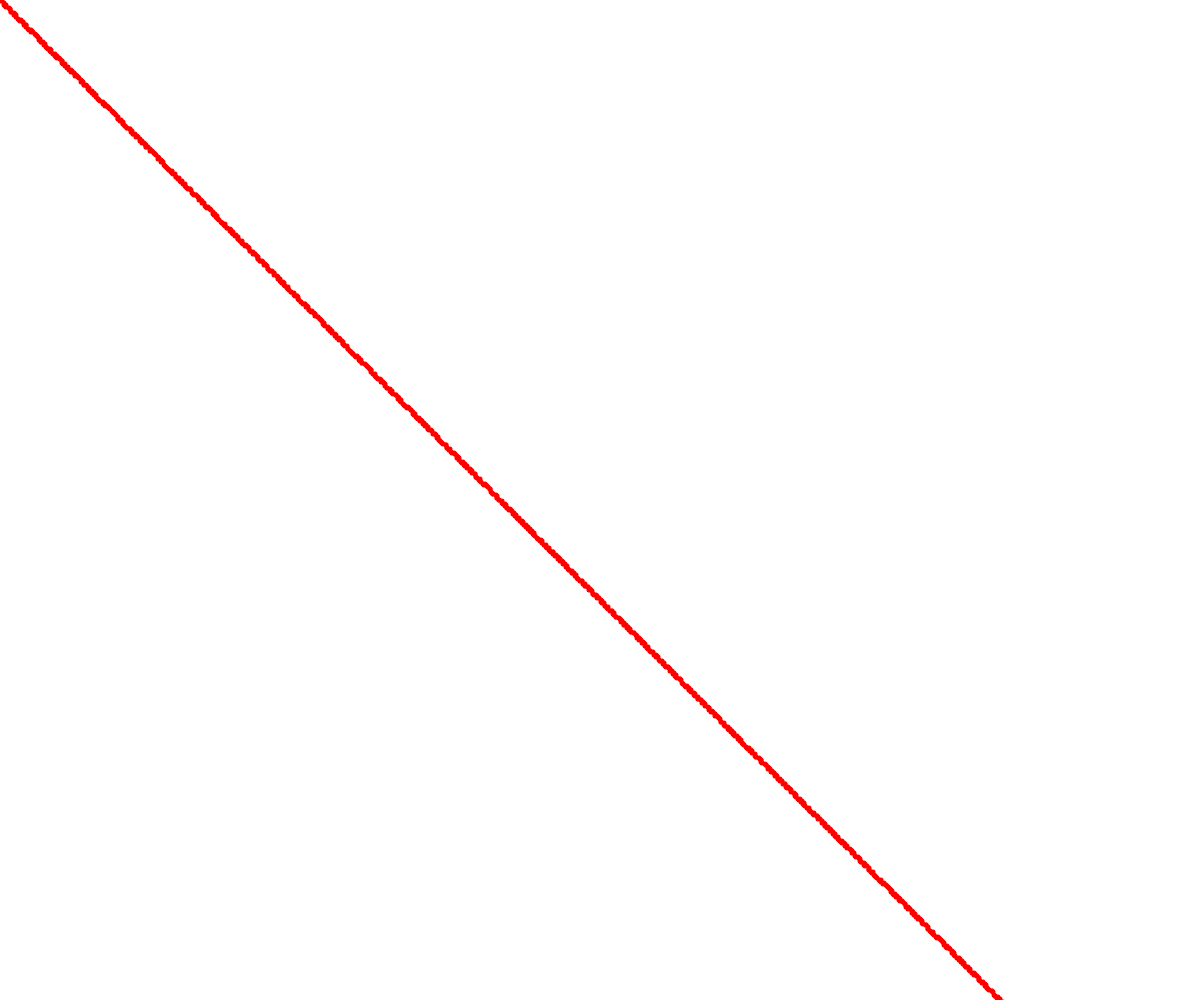
Frame 1 (no input)
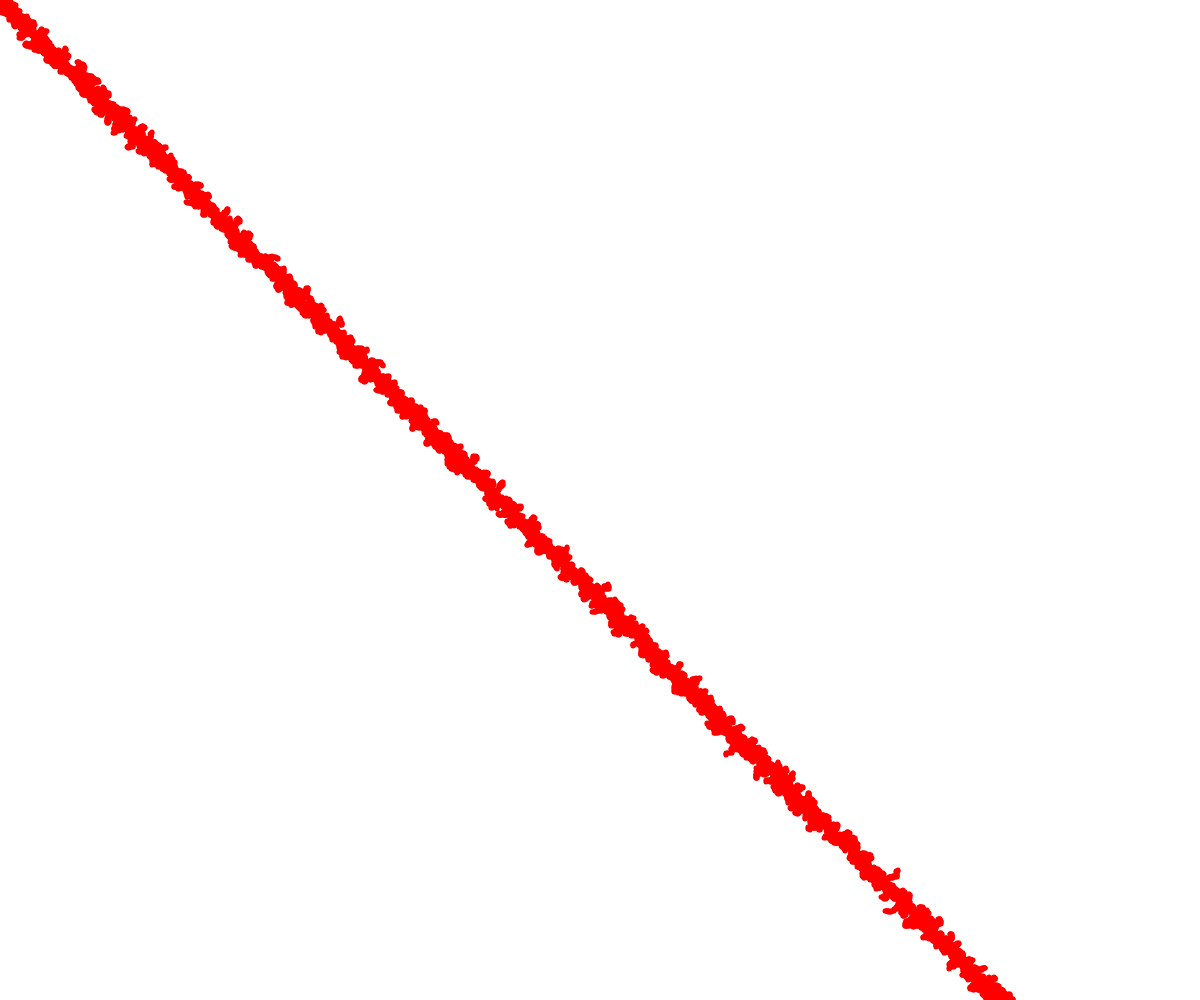
Frame 60 (no input)
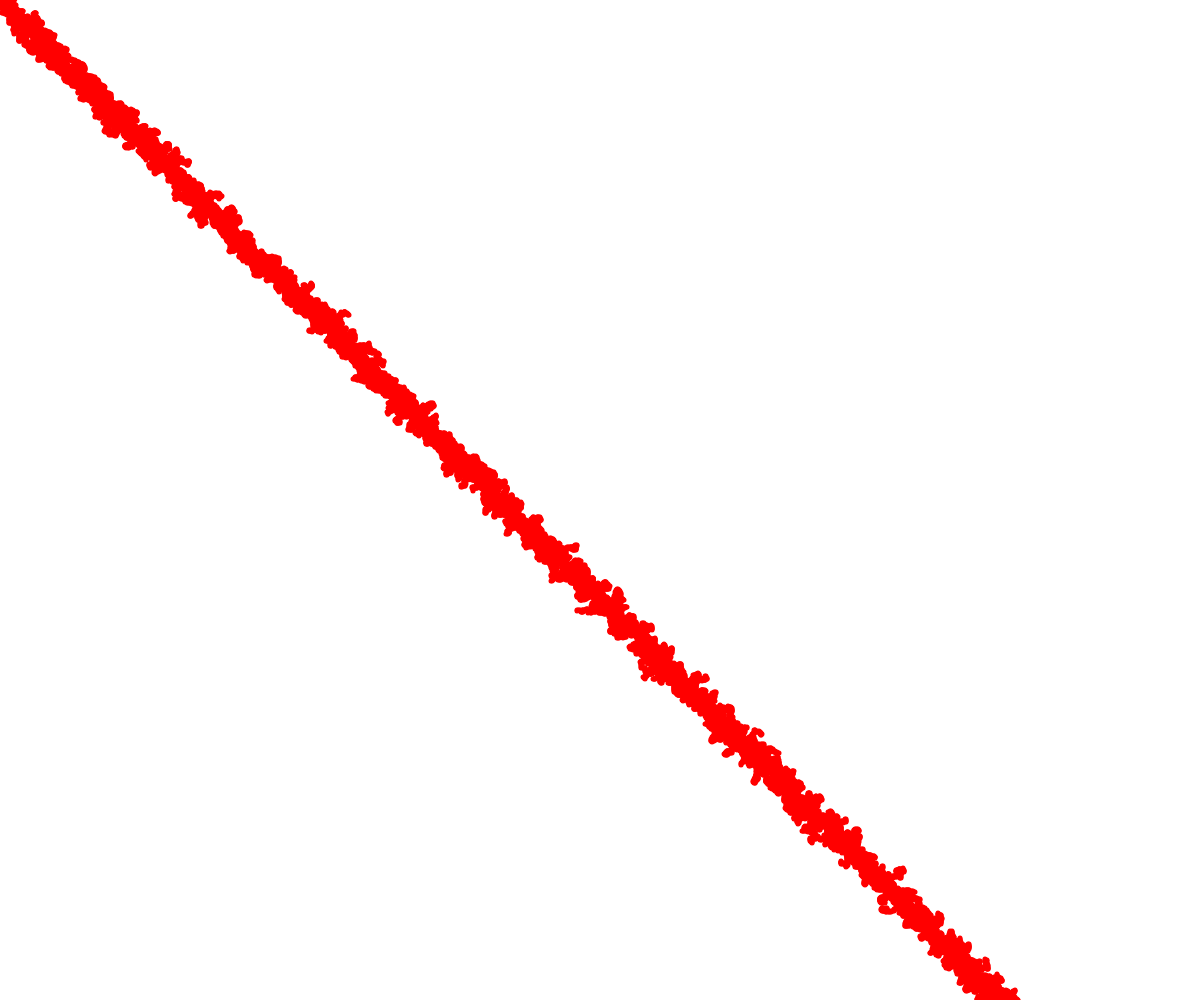
Frame 120 (the mouse pressed at the canvas centre since frame 60)

The p5.js sketch that drew these frames (run headless with seeded random() and noise() and a simulated clock; from frame 60 on, the mouse is pressed at the canvas centre):

// p5.js sketch
// ── sketch.js
// Project Title
// Your Name
// Date
//
// Extra for Experts:
// - describe what you did to take this project "above and beyond"

let walkers = [];

function setup() {
  createCanvas(windowWidth, windowHeight);
  for(let i=0;i<width;++i)
    walkers.push(new Walker(i,i,"red"));
}

function draw() {
  for(let i=0;i<walkers.length;++i){
    walkers[i].move();
    walkers[i].display();
  }
}

class Walker{
  constructor(x,y,color){
    this.x = x;
    this.y = y;
    this.color = color;
  }

  move(){
    let choice = random(100);
    if(choice <= 25)
      this.x--;
    else if(choice <= 50)
      this.x++;
    else if(choice <= 75)
      this.y--;
    else
      this.y++;
  }

  display(){
    noStroke();
    fill(this.color);
    circle(this.x,this.y,5);
  }
}
